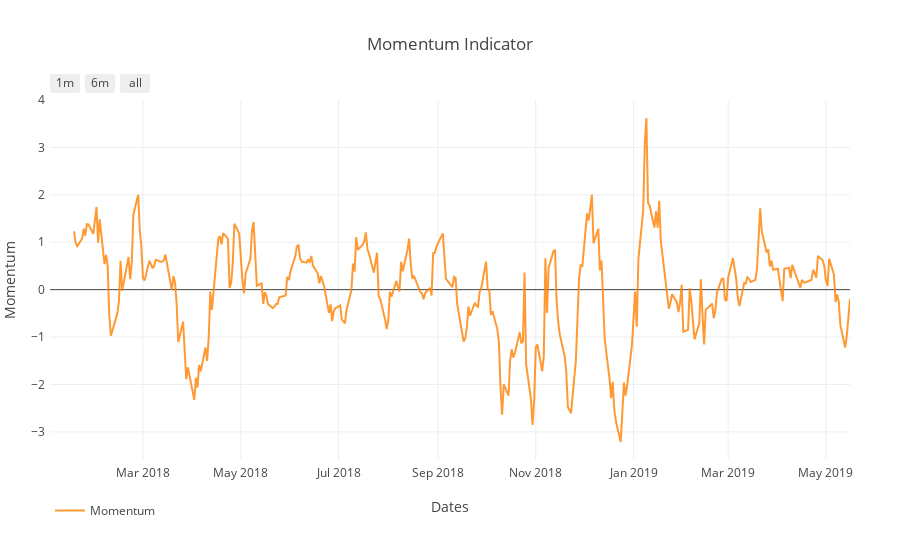

Here is the notebook cell this chart was saved with:
### Code cell
# Momentym
plot_mom = plot_momentum(df_norm, symbol, output_type='nb')
iplot(plot_mom)

### Figure 1 — Plotly figure (JSON) as saved in the notebook; plotly's stock layout.template omitted (floating-point values rounded to 4 significant figures; data arrays with more than 128 entries replaced by an {"elided": "..."} marker saying what was removed)
{"data": [{"line": {"color": "#FF8000"}, "name": "Momentum", "opacity": 0.8, "type": "scatter", "uid": "529fe2fb-3b62-4d35-ae67-13e0be6564ca", "x": {"elided": "345 str values"}, "y": {"elided": "345 float values"}}], "layout": {"autosize": true, "legend": {"orientation": "h"}, "margin": {"b": 100, "l": 50, "pad": 4, "r": 50, "t": 100}, "showlegend": true, "title": {"text": "Momentum Indicator"}, "xaxis": {"range": ["2018-01-02", "2019-05-16"], "rangeselector": {"buttons": [{"count": 1, "label": "1m", "step": "month", "stepmode": "backward"}, {"count": 6, "label": "6m", "step": "month", "stepmode": "backward"}, {"step": "all"}]}, "title": {"text": "Dates"}, "type": "date"}, "yaxis": {"autorange": true, "range": [-3.593, 3.999], "title": {"text": "Momentum"}, "type": "linear"}}}
